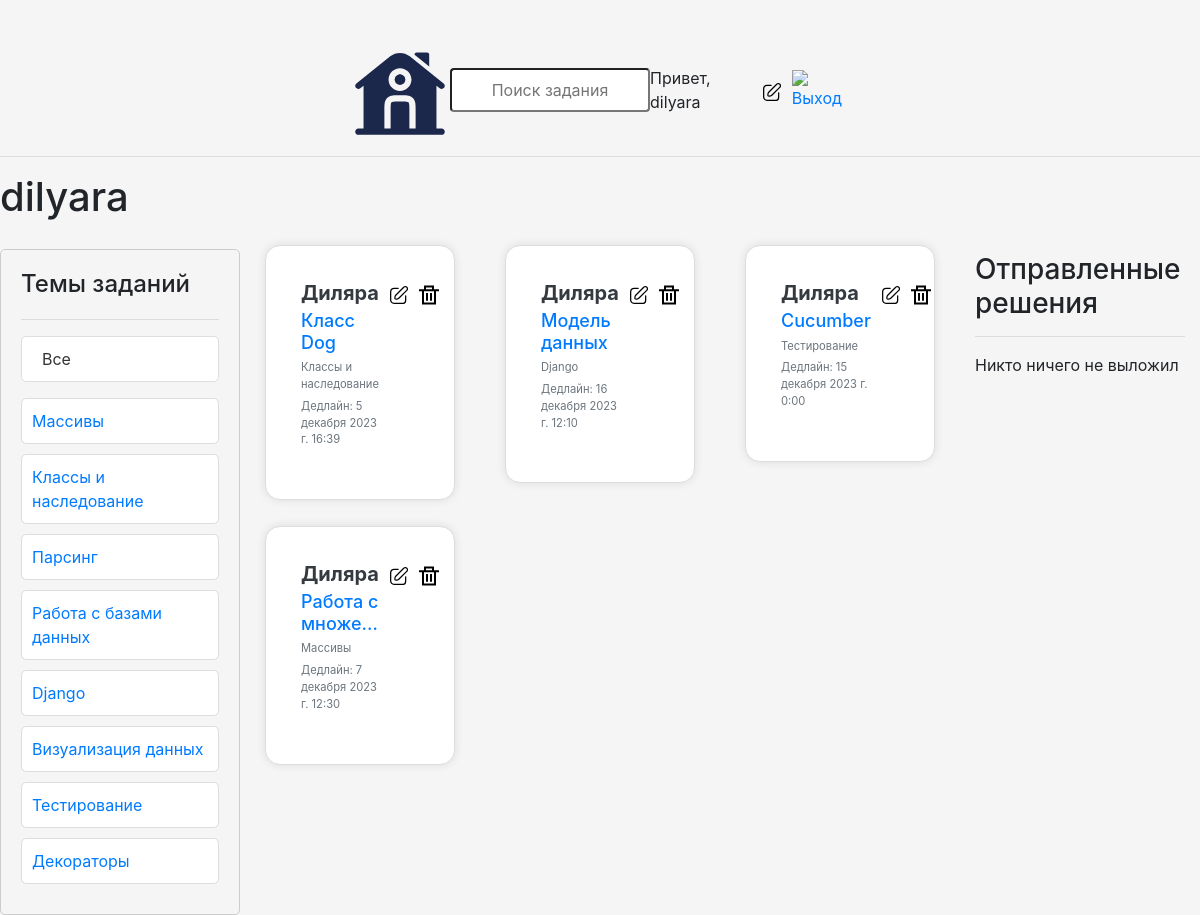
/profile/1/ (signed in), run on an earlier commit of the app's database.
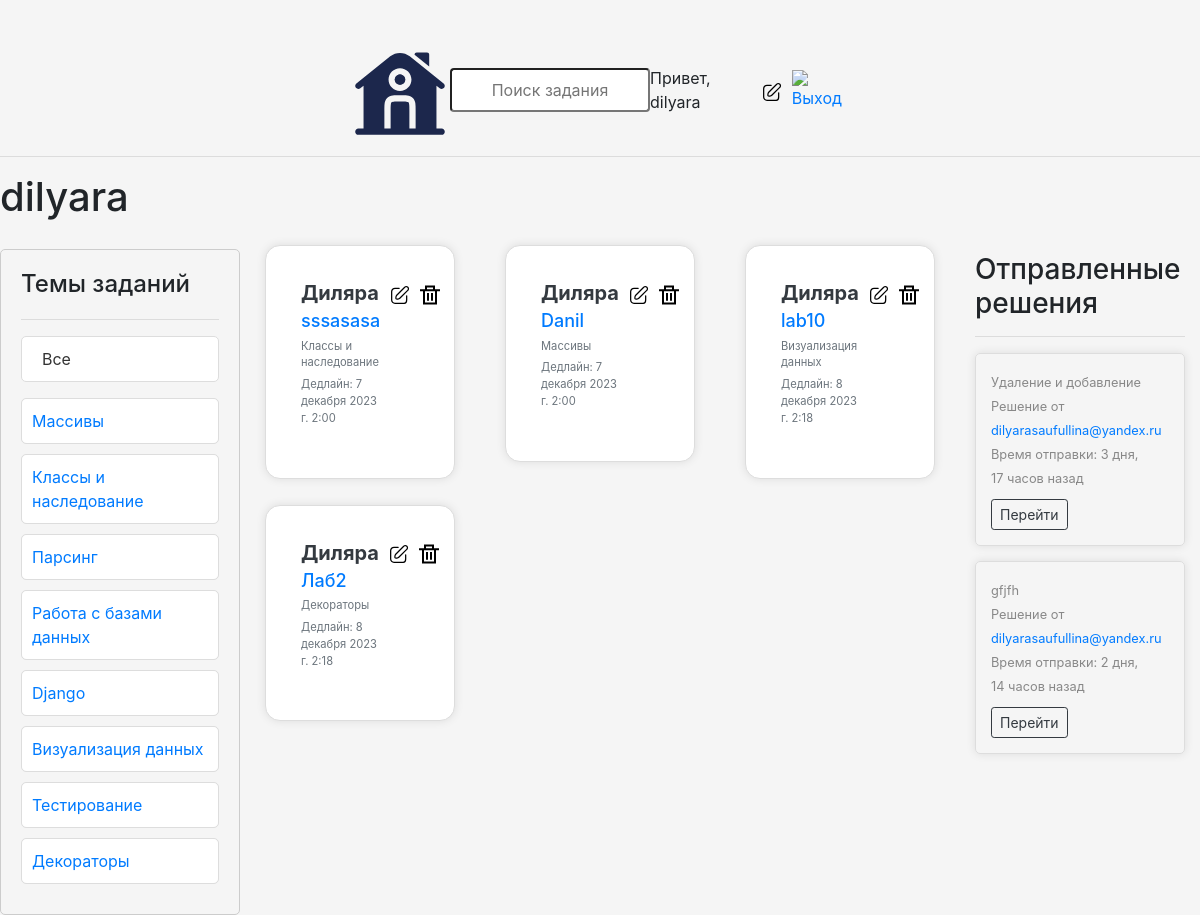
And on a later commit of the database.
### base/models.py (models this page shows, shortened)
class User(AbstractUser):
    name = models.CharField(max_length=200, null=True)
    email = models.EmailField(unique=True, null=True)
    bio = models.TextField(null=True)
    ROLE_CHOICES = [
        ('admin', 'Admin'),
        ('user', 'User'),
    ]
    role = models.CharField(max_length=5, choices=ROLE_CHOICES, default='user')
    avatar = models.ImageField(null=True, default='avatar.svg')
    USERNAME_FIELD = 'email'
    REQUIRED_FIELDS = []

class Topic(models.Model):
    name = models.CharField(max_length = 200)

class Task(models.Model):
    host = models.ForeignKey(User, on_delete = models.SET_NULL, null = True)
    topic = models.ForeignKey(Topic, on_delete = models.SET_NULL, null = True)
    name = models.CharField(max_length = 200)
    description = models.TextField(null = True, blank = True)
    participants = models.ManyToManyField(User, related_name = 'participants', blank = True)
    updated = models.DateTimeField(auto_now = True)
    created = models.DateTimeField(auto_now_add = True)
    deadline = models.DateTimeField(null = True, blank = True)
    class Meta:
        ordering=['-updated','-created']
    def __str__(self):
        return self.name

class Message(models.Model):
    user = models.ForeignKey(User, on_delete=models.CASCADE)
    task = models.ForeignKey(Task, on_delete=models.CASCADE)
    body = models.TextField()
    attachment = models.FileField(upload_to='message_files/', null=True, blank=True)
    updated = models.DateTimeField(auto_now=True)
    created = models.DateTimeField(auto_now_add=True)
    rating = models.IntegerField(null=True, blank=True)
    class Meta:
        ordering = ['-updated','-created']

### base/views.py (the view)
# urls.py: path('profile/<str:pk>/', views.userProfile, name="user-profile"),
def userProfile(request, pk):
    user = User.objects.get(id = pk)
    tasks = user.task_set.all()
    task_messages = user.message_set.all()
    topics = Topic.objects.all()
    context = {'user': user, 'tasks': tasks,
               'task_messages': task_messages, 'topics': topics}
    return render(request, 'base/profile.html', context)

### base/templates/base/profile.html (shortened to what this page needs)
{% extends 'main.html' %}
{% block content %}
<h1>{{user.username}}</h1>
<div class="profile-container">
    <div>
        {% include 'base/topics_component.html' %}
    </div>
    <div>
        {% include 'base/feed_component.html' %}
    </div>
    <div>
        {% include 'base/activity_component.html' %}
    </div>
</div>
{% endblock content %}

### templates/main.html (shortened to what this page needs)
<!DOCTYPE html>
{% load static %}
<html>
<head>
    <link rel="stylesheet" type="text/css" media='screen' href="{% static 'styles/main.css' %}
    " />
    <link rel="stylesheet" href="https://cdnjs.cloudflare.com/ajax/libs/font-awesome/5.15.3/css/all.min.css">
    <link rel="stylesheet" type="text/css" media="screen" href="{% static 'css/bootstrap.min.css' %}" />
</head>
<body class="body">
    {% include 'navbar.html' %}
    <hr>
    {% block content %}
    {% endblock %}
</body>
</html>

### templates/navbar.html
{% load static %}
<div style="display: flex; align-items: center; justify-content: space-between; padding-top: 40px;">
    <link rel="stylesheet" href="{% static 'css/bootstrap.min.css' %}">
    <link rel="stylesheet" href="{% static 'styles/navbar_styles.css' %}">
    <a href="/" style="margin-left: 350px;">
        <img src="{% static 'images/home.svg' %}" alt="Логотип" width="100" height="100">
    </a>
    <div class="form__group">
        <form method="GET" action="{% url 'home' %}" style="flex-grow: 1; text-align: center;">
            <input type="text" name="q" placeholder="Поиск задания" style="width: 200px;">
        </form>
    </div>
    <div style="display: flex; align-items: center; margin-right: 350px;">
        {% if request.user.is_authenticated %}
        <a style="margin-right: 10px;">Привет, {{ request.user.username }}</a>
        <a href="{% url 'update-user' %}" style="margin-right: 10px;">
            <img src="{% static 'images/edit.svg' %}" alt="Редактировать" width="20" height="20">
        </a>
        <a href="{% url 'logout' %}">
            <img src="{% static 'images/exit.svg' %}" alt="Выход" width="20" height="20">
        </a>
        {% else %}
        <a href="{% url 'login' %}">Вход</a>
        {% endif %}
    </div>
</div>

### base/templates/base/topics_component.html (shortened to what this page needs)
<div class="custom-container">
    <h3 class="custom-heading">Темы заданий</h3>
    <hr>
    <div class="d-flex justify-content-between align-items-center mb-3">
        <a href="{% url 'home' %}" class="custom-button custom-button-all btn-block text-left">Все</a>
    </div>
    <ul class="custom-list">
        {% for topic in topics %}
            <li class="custom-list-item {% if topic.name == selected_topic %}active{% endif %}">
                <a href="{% url 'home' %}?q={{ topic.name }}" class="custom-list-link">
                    {{ topic.name }}
                </a>
            </li>
        {% endfor %}
    </ul>
</div>

### base/templates/base/feed_component.html (shortened to what this page needs)
{% load static %}
<div class="container">
  <div class="row">
      {% for task in tasks %}
          <div class="col-md-4">
              <div class="card-container card mt-3">
                  <div class="card-body d-flex justify-content-between">
                      <h5 class="card-title">
                          <div class="name">
                              <a href="{% url 'user-profile' task.host.id %}" class="text-dark">{{ task.host.name }}</a>
                          </div>
                          <div class="task-name">
                            <a href="{% url 'task' task.id %}" class="text-primary">{{ task.name|truncatechars:15 }}</a>
                        </div>
                          <div class="topic">
                              <small class="text-muted">{{ task.topic.name }}</small>
                          </div>
                          <div class="topic">
                            <small class="text-muted">Дедлайн: {{ task.deadline }}</small>
                        </div>
                      </h5>
                      <div class="actions">
                          {% if request.user == task.host %}
                              <div class="action-btn">
                                  <a href="{% url 'update-task' task.id %}">
                                      <img src="{% static 'images/edit.svg' %}" alt="Edit">
                                  </a>
                              </div>
                              <div class="action-btn">
                                  <a href="{% url 'delete-task' task.id %}">
                                      <img src="{% static 'images/delete.svg' %}" alt="Delete">
                                  </a>
                              </div>
                          {% endif %}
                      </div>
                  </div>
              </div>
          </div>
      {% endfor %}
  </div>
</div>

### base/templates/base/activity_component.html (shortened to what this page needs)
<div class="container mt-4">
    <h3>Отправленные решения</h3>
    <hr>
    {% if task_messages %}
        {% for message in task_messages %}
            <div class="comment-card">
                <small>{{ message.task }}</small>
                <small>Решение от <a href="{% url 'user-profile' message.user.id %}">{{ message.user }}</a></small>
                <small>Время отправки: {{ message.created|timesince }} назад</small>
                <div>
                    {% if request.user.role == "admin" %}
                        <a href="{% url 'task' message.task.id %}" class="btn btn-sm btn-outline-dark delete-btn">Перейти</a>
                    {% endif %}
                </div>
            </div>
        {% endfor %}
    {% else %}
        <p>Никто ничего не выложил</p>
    {% endif %}
</div>

### static/styles/main.css (style rules this page uses)
.body { background-color: whitesmoke; }

### static/styles/navbar_styles.css (style rules this page uses)
.form__group input { width: 100px; padding: 8px; box-sizing: border-box; border: 1px solid rgb(63, 48, 48)c3c; border-radius: 4px; text-align: center; }

### base/templates/base/profile.html (style rules this page uses)
.profile-container { display: grid; grid-template-columns: 1fr 3fr 1fr; }

### base/templates/base/topics_component.html (style rules this page uses)
.custom-container { margin-top: 20px; padding: 20px; border: 1px solid #ccc; border-radius: 5px; }
.custom-heading { font-size: 24px; margin-bottom: 20px; }
.custom-list { list-style: none; padding: 0; margin: 0; }
.custom-list-item { border: 1px solid #ddd; border-radius: 5px; margin-bottom: 10px; }
.custom-list-link { text-decoration: none; color: #007bff; display: block; padding: 10px; transition: color 0.3s ease; background-color: #ffffff; border-radius: 5px; }
.custom-button { display: inline-block; padding: 10px 0; font-size: 16px; text-align: left; text-decoration: none; border-radius: 5px; transition: background-color 0.3s ease; }
.custom-button-all { background-color: #fff; color: #333; border: 1px solid #ddd; width: 100%; padding-left: 20px; }

### base/templates/base/feed_component.html (style rules this page uses)
.card-container { max-width: 400px; margin: 20px; padding: 15px; border: 1px solid #ddd; border-radius: 5px; box-shadow: 0 0 10px rgba(0, 0, 0, 0.1); }
.name { font-size: 20px; font-weight: bold; margin-bottom: 5px; }
.task-name { font-size: 18px; color: #007bff; margin-bottom: 5px; text-decoration: none; }
.topic { font-size: 14px; color: #6c757d; }
.card-container { border: 1px solid #ddd; border-radius: 15px; box-shadow: 0 0 10px rgba(0, 0, 0, 0.1); margin: 10px; }
.name, .task-name, .topic { margin-bottom: 5px; }
.actions { display: flex; justify-content: flex-end; }
.action-btn { margin-left: 10px; cursor: pointer; }
.action-btn img { width: 20px; height: 20px; }

### base/templates/base/activity_component.html (style rules this page uses)
.comment-card { border: 1px solid #ddd; border-radius: 5px; box-shadow: 0 0 10px rgba(0, 0, 0, 0.1); margin-bottom: 15px; padding: 15px; }
.comment-card small { color: #888; }
.delete-btn { margin-top: 10px; }

What changed in the data, as far as the page shows it:
removed Task: host.name "Диляра", name "Класс Dog", topic.name "Классы и наследование", deadline "5 декабря 2023 г. 16:39"
removed Task: host.name "Диляра", name "Модель данных", topic.name "Django", deadline "16 декабря 2023 г. 12:10"
removed Task: host.name "Диляра", name "Cucumber", topic.name "Тестирование", deadline "15 декабря 2023 г. 0:00"
removed Task: host.name "Диляра", name "Работа с множе…", topic.name "Массивы", deadline "7 декабря 2023 г. 12:30"
added Task: host.name "Диляра", name "sssasasa", topic.name "Классы и наследование", deadline "7 декабря 2023 г. 2:00"
added Task: host.name "Диляра", name "Danil", topic.name "Массивы", deadline "7 декабря 2023 г. 2:00"
added Task: host.name "Диляра", name "lab10", topic.name "Визуализация данных", deadline "8 декабря 2023 г. 2:18"
added Task: host.name "Диляра", name "Лаб2", topic.name "Декораторы", deadline "8 декабря 2023 г. 2:18"
added Message: task "Удаление и добавление", user "dilyarasaufullina@yandex.ru", created "3 дня, 17 часов"
added Message: task "gfjfh", user "dilyarasaufullina@yandex.ru", created "2 дня, 14 часов"
Also different on the page:
text no longer shown: "Никто ничего не выложил"
